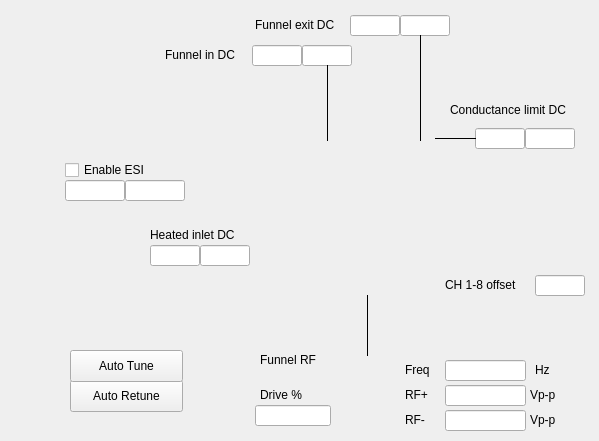
<?xml version="1.0" encoding="UTF-8"?>
<ui version="4.0">
 <class>SingleFunnel</class>
 <widget class="QDialog" name="SingleFunnel">
  <property name="windowModality">
   <enum>Qt::NonModal</enum>
  </property>
  <property name="geometry">
   <rect>
    <x>0</x>
    <y>0</y>
    <width>599</width>
    <height>441</height>
   </rect>
  </property>
  <property name="sizePolicy">
   <sizepolicy hsizetype="Preferred" vsizetype="Preferred">
    <horstretch>0</horstretch>
    <verstretch>0</verstretch>
   </sizepolicy>
  </property>
  <property name="windowTitle">
   <string>Single Funnel Control Panel</string>
  </property>
  <property name="modal">
   <bool>false</bool>
  </property>
  <widget class="QLabel" name="label">
   <property name="geometry">
    <rect>
     <x>0</x>
     <y>0</y>
     <width>601</width>
     <height>441</height>
    </rect>
   </property>
   <property name="text">
    <string/>
   </property>
   <property name="pixmap">
    <pixmap resource="files.qrc">:/Images/SingleFunnel.jpg</pixmap>
   </property>
   <property name="scaledContents">
    <bool>true</bool>
   </property>
  </widget>
  <widget class="Line" name="line">
   <property name="geometry">
    <rect>
     <x>315</x>
     <y>65</y>
     <width>25</width>
     <height>76</height>
    </rect>
   </property>
   <property name="frameShadow">
    <enum>QFrame::Plain</enum>
   </property>
   <property name="lineWidth">
    <number>1</number>
   </property>
   <property name="orientation">
    <enum>Qt::Vertical</enum>
   </property>
  </widget>
  <widget class="QLabel" name="label_2">
   <property name="geometry">
    <rect>
     <x>165</x>
     <y>45</y>
     <width>85</width>
     <height>20</height>
    </rect>
   </property>
   <property name="text">
    <string>Funnel in DC</string>
   </property>
  </widget>
  <widget class="Line" name="line_2">
   <property name="geometry">
    <rect>
     <x>410</x>
     <y>35</y>
     <width>20</width>
     <height>106</height>
    </rect>
   </property>
   <property name="frameShadow">
    <enum>QFrame::Plain</enum>
   </property>
   <property name="lineWidth">
    <number>1</number>
   </property>
   <property name="orientation">
    <enum>Qt::Vertical</enum>
   </property>
  </widget>
  <widget class="QLabel" name="label_3">
   <property name="geometry">
    <rect>
     <x>255</x>
     <y>15</y>
     <width>91</width>
     <height>20</height>
    </rect>
   </property>
   <property name="text">
    <string>Funnel exit DC</string>
   </property>
  </widget>
  <widget class="Line" name="line_3">
   <property name="geometry">
    <rect>
     <x>435</x>
     <y>130</y>
     <width>41</width>
     <height>16</height>
    </rect>
   </property>
   <property name="frameShadow">
    <enum>QFrame::Plain</enum>
   </property>
   <property name="lineWidth">
    <number>1</number>
   </property>
   <property name="orientation">
    <enum>Qt::Horizontal</enum>
   </property>
  </widget>
  <widget class="QLabel" name="label_4">
   <property name="geometry">
    <rect>
     <x>450</x>
     <y>100</y>
     <width>141</width>
     <height>20</height>
    </rect>
   </property>
   <property name="text">
    <string>Conductance limit DC</string>
   </property>
  </widget>
  <widget class="QLabel" name="label_6">
   <property name="geometry">
    <rect>
     <x>150</x>
     <y>225</y>
     <width>111</width>
     <height>20</height>
    </rect>
   </property>
   <property name="text">
    <string>Heated inlet DC</string>
   </property>
  </widget>
  <widget class="Line" name="line_4">
   <property name="geometry">
    <rect>
     <x>355</x>
     <y>295</y>
     <width>25</width>
     <height>61</height>
    </rect>
   </property>
   <property name="frameShadow">
    <enum>QFrame::Plain</enum>
   </property>
   <property name="lineWidth">
    <number>1</number>
   </property>
   <property name="orientation">
    <enum>Qt::Vertical</enum>
   </property>
  </widget>
  <widget class="QLabel" name="label_7">
   <property name="geometry">
    <rect>
     <x>260</x>
     <y>350</y>
     <width>66</width>
     <height>20</height>
    </rect>
   </property>
   <property name="text">
    <string>Funnel RF</string>
   </property>
  </widget>
  <widget class="QLabel" name="label_8">
   <property name="geometry">
    <rect>
     <x>405</x>
     <y>360</y>
     <width>36</width>
     <height>20</height>
    </rect>
   </property>
   <property name="text">
    <string>Freq</string>
   </property>
  </widget>
  <widget class="QLabel" name="label_9">
   <property name="geometry">
    <rect>
     <x>405</x>
     <y>385</y>
     <width>36</width>
     <height>20</height>
    </rect>
   </property>
   <property name="text">
    <string>RF+</string>
   </property>
  </widget>
  <widget class="QLabel" name="label_10">
   <property name="geometry">
    <rect>
     <x>405</x>
     <y>410</y>
     <width>36</width>
     <height>20</height>
    </rect>
   </property>
   <property name="text">
    <string>RF-</string>
   </property>
  </widget>
  <widget class="QLabel" name="label_12">
   <property name="geometry">
    <rect>
     <x>530</x>
     <y>385</y>
     <width>36</width>
     <height>20</height>
    </rect>
   </property>
   <property name="text">
    <string>Vp-p</string>
   </property>
  </widget>
  <widget class="QLabel" name="label_13">
   <property name="geometry">
    <rect>
     <x>530</x>
     <y>410</y>
     <width>36</width>
     <height>20</height>
    </rect>
   </property>
   <property name="text">
    <string>Vp-p</string>
   </property>
  </widget>
  <widget class="QLabel" name="label_14">
   <property name="geometry">
    <rect>
     <x>260</x>
     <y>385</y>
     <width>66</width>
     <height>20</height>
    </rect>
   </property>
   <property name="text">
    <string>Drive %</string>
   </property>
  </widget>
  <widget class="QPushButton" name="pbAutoRetune">
   <property name="geometry">
    <rect>
     <x>70</x>
     <y>380</y>
     <width>113</width>
     <height>32</height>
    </rect>
   </property>
   <property name="toolTip">
    <string>Press to perform automatic retune for MIPS RF channel 1</string>
   </property>
   <property name="text">
    <string>Auto Retune</string>
   </property>
   <property name="autoDefault">
    <bool>false</bool>
   </property>
  </widget>
  <widget class="QPushButton" name="pbAutoTune">
   <property name="geometry">
    <rect>
     <x>70</x>
     <y>350</y>
     <width>113</width>
     <height>32</height>
    </rect>
   </property>
   <property name="toolTip">
    <string>Press to perform automatic tune for MIPS RF channel 1</string>
   </property>
   <property name="text">
    <string>Auto Tune</string>
   </property>
   <property name="autoDefault">
    <bool>false</bool>
   </property>
  </widget>
  <widget class="QFrame" name="frmSF">
   <property name="geometry">
    <rect>
     <x>-5</x>
     <y>-5</y>
     <width>606</width>
     <height>451</height>
    </rect>
   </property>
   <property name="frameShape">
    <enum>QFrame::StyledPanel</enum>
   </property>
   <property name="frameShadow">
    <enum>QFrame::Raised</enum>
   </property>
   <widget class="QCheckBox" name="chkESIenable">
    <property name="geometry">
     <rect>
      <x>70</x>
      <y>165</y>
      <width>86</width>
      <height>20</height>
     </rect>
    </property>
    <property name="toolTip">
     <string>Check this box to enable ESI high voltage</string>
    </property>
    <property name="text">
     <string>Enable ESI</string>
    </property>
   </widget>
   <widget class="QLineEdit" name="leGHVV_1">
    <property name="geometry">
     <rect>
      <x>130</x>
      <y>185</y>
      <width>60</width>
      <height>21</height>
     </rect>
    </property>
    <property name="toolTip">
     <string>ESI high voltage setpoint</string>
    </property>
    <property name="readOnly">
     <bool>true</bool>
    </property>
    <property name="clearButtonEnabled">
     <bool>false</bool>
    </property>
   </widget>
   <widget class="QLineEdit" name="leSHV_1">
    <property name="geometry">
     <rect>
      <x>70</x>
      <y>185</y>
      <width>60</width>
      <height>21</height>
     </rect>
    </property>
    <property name="toolTip">
     <string>ESI high voltage setpoint</string>
    </property>
    <property name="clearButtonEnabled">
     <bool>false</bool>
    </property>
   </widget>
   <widget class="QLineEdit" name="leGDCBV_2">
    <property name="geometry">
     <rect>
      <x>405</x>
      <y>20</y>
      <width>50</width>
      <height>21</height>
     </rect>
    </property>
    <property name="toolTip">
     <string>Funnel exit DC readback, MIPS channel 2</string>
    </property>
    <property name="readOnly">
     <bool>true</bool>
    </property>
   </widget>
   <widget class="QLineEdit" name="leSDCB_2">
    <property name="geometry">
     <rect>
      <x>355</x>
      <y>20</y>
      <width>50</width>
      <height>21</height>
     </rect>
    </property>
    <property name="toolTip">
     <string>MIPS DC bias channel 2</string>
    </property>
   </widget>
   <widget class="QLineEdit" name="leSDCB_3">
    <property name="geometry">
     <rect>
      <x>480</x>
      <y>133</y>
      <width>50</width>
      <height>21</height>
     </rect>
    </property>
    <property name="toolTip">
     <string>MIPS DC bias channel 3</string>
    </property>
   </widget>
   <widget class="QLineEdit" name="leGDCBV_3">
    <property name="geometry">
     <rect>
      <x>530</x>
      <y>133</y>
      <width>50</width>
      <height>21</height>
     </rect>
    </property>
    <property name="toolTip">
     <string>Conductance limit DC readback, MIPS channel 3</string>
    </property>
   </widget>
   <widget class="QLineEdit" name="leSDCB_4">
    <property name="geometry">
     <rect>
      <x>155</x>
      <y>250</y>
      <width>50</width>
      <height>21</height>
     </rect>
    </property>
    <property name="toolTip">
     <string>MIPS DC bias channel 4</string>
    </property>
   </widget>
   <widget class="QLineEdit" name="leGDCBV_4">
    <property name="geometry">
     <rect>
      <x>205</x>
      <y>250</y>
      <width>50</width>
      <height>21</height>
     </rect>
    </property>
    <property name="toolTip">
     <string>Heated inlet DC readback, MIPS channel 4</string>
    </property>
    <property name="readOnly">
     <bool>true</bool>
    </property>
   </widget>
   <widget class="QLineEdit" name="leSRFDRV_1">
    <property name="geometry">
     <rect>
      <x>260</x>
      <y>410</y>
      <width>76</width>
      <height>21</height>
     </rect>
    </property>
    <property name="toolTip">
     <string>MIPS RF channel 1 drive setpoint</string>
    </property>
   </widget>
   <widget class="QLineEdit" name="leGRFPPVP_1">
    <property name="geometry">
     <rect>
      <x>450</x>
      <y>390</y>
      <width>81</width>
      <height>21</height>
     </rect>
    </property>
    <property name="toolTip">
     <string>MIPS RF channel 1 RF+ voltage monitor</string>
    </property>
    <property name="readOnly">
     <bool>true</bool>
    </property>
   </widget>
   <widget class="QLineEdit" name="leGRFPPVN_1">
    <property name="geometry">
     <rect>
      <x>450</x>
      <y>415</y>
      <width>81</width>
      <height>21</height>
     </rect>
    </property>
    <property name="toolTip">
     <string>MIPS RF channel 1 RF- voltage monitor</string>
    </property>
    <property name="readOnly">
     <bool>true</bool>
    </property>
   </widget>
   <widget class="QLineEdit" name="leSRFFRQ_1">
    <property name="geometry">
     <rect>
      <x>450</x>
      <y>365</y>
      <width>81</width>
      <height>21</height>
     </rect>
    </property>
    <property name="toolTip">
     <string>MIPS RF channel 1 frequency setpoint</string>
    </property>
    <property name="readOnly">
     <bool>false</bool>
    </property>
   </widget>
   <widget class="QLineEdit" name="leGDCBV_1">
    <property name="geometry">
     <rect>
      <x>307</x>
      <y>50</y>
      <width>50</width>
      <height>21</height>
     </rect>
    </property>
    <property name="toolTip">
     <string>Funnel in DC readback, MIPS channel 1</string>
    </property>
    <property name="readOnly">
     <bool>true</bool>
    </property>
   </widget>
   <widget class="QLineEdit" name="leSDCB_1">
    <property name="geometry">
     <rect>
      <x>257</x>
      <y>50</y>
      <width>50</width>
      <height>21</height>
     </rect>
    </property>
    <property name="toolTip">
     <string>MIPS DC bias channel 1</string>
    </property>
   </widget>
   <widget class="QLabel" name="label_11">
    <property name="geometry">
     <rect>
      <x>540</x>
      <y>365</y>
      <width>21</width>
      <height>20</height>
     </rect>
    </property>
    <property name="text">
     <string>Hz</string>
    </property>
   </widget>
   <widget class="QLineEdit" name="leSDCBOF_1">
    <property name="geometry">
     <rect>
      <x>540</x>
      <y>280</y>
      <width>50</width>
      <height>21</height>
     </rect>
    </property>
    <property name="toolTip">
     <string>MIPS DC bias channel 3</string>
    </property>
   </widget>
   <widget class="QLabel" name="label_5">
    <property name="geometry">
     <rect>
      <x>450</x>
      <y>280</y>
      <width>85</width>
      <height>20</height>
     </rect>
    </property>
    <property name="text">
     <string>CH 1-8 offset</string>
    </property>
   </widget>
  </widget>
  <zorder>label</zorder>
  <zorder>frmSF</zorder>
  <zorder>line</zorder>
  <zorder>label_2</zorder>
  <zorder>line_2</zorder>
  <zorder>label_3</zorder>
  <zorder>line_3</zorder>
  <zorder>label_4</zorder>
  <zorder>label_6</zorder>
  <zorder>line_4</zorder>
  <zorder>label_7</zorder>
  <zorder>label_8</zorder>
  <zorder>label_9</zorder>
  <zorder>label_10</zorder>
  <zorder>label_12</zorder>
  <zorder>label_13</zorder>
  <zorder>label_14</zorder>
  <zorder>pbAutoRetune</zorder>
  <zorder>pbAutoTune</zorder>
 </widget>
 <resources>
  <include location="files.qrc"/>
 </resources>
 <connections/>
</ui>
